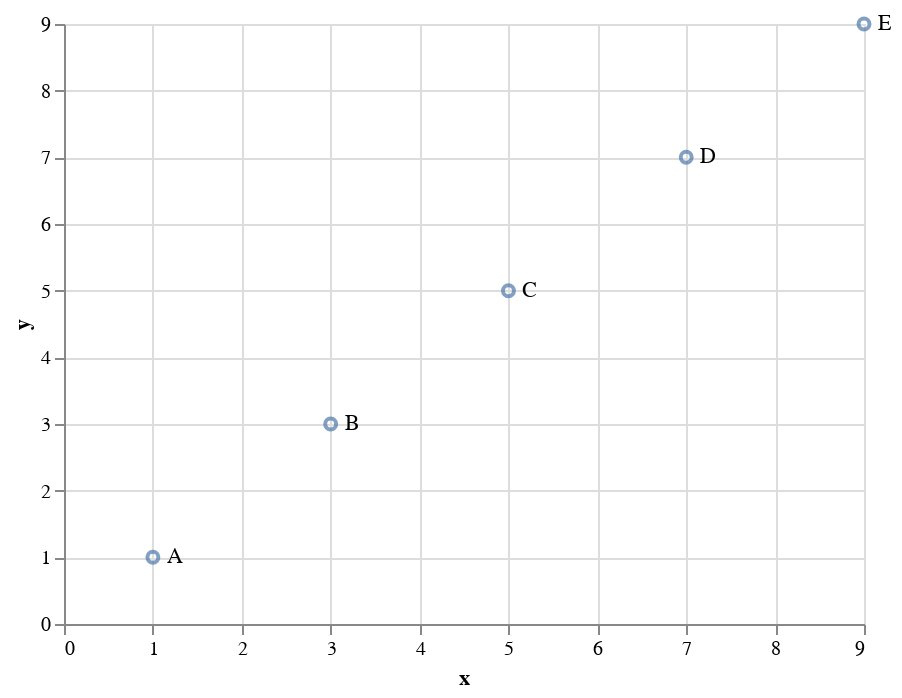

Notebook code cell kept with this figure:
### Markdown cell above
### Text and Tooltip

### Code cell
source = pd.DataFrame({
    'x': [1, 3, 5, 7, 9],
    'y': [1, 3, 5, 7, 9],
    'label': ['A', 'B', 'C', 'D', 'E']
})

points = alt.Chart(source).mark_point().encode(
    x='x:Q',
    y='y:Q',
    tooltip =['x','y'],
)

text = points.mark_text(
    align='left',
    baseline='middle',
    dx=7
).encode(
    text='label',
)

points + text

### Figure 1 — Vega-Lite specification as saved in the notebook (floating-point values rounded to 4 significant figures)
{"config": {"view": {"continuousWidth": 400, "continuousHeight": 300}}, "layer": [{"mark": "point", "encoding": {"tooltip": [{"field": "x", "type": "quantitative"}, {"field": "y", "type": "quantitative"}], "x": {"field": "x", "type": "quantitative"}, "y": {"field": "y", "type": "quantitative"}}}, {"mark": {"type": "text", "align": "left", "baseline": "middle", "dx": 7}, "encoding": {"text": {"field": "label", "type": "nominal"}, "tooltip": [{"field": "x", "type": "quantitative"}, {"field": "y", "type": "quantitative"}], "x": {"field": "x", "type": "quantitative"}, "y": {"field": "y", "type": "quantitative"}}}], "data": {"name": "data-4db6ddb6c4b049d1ba9819161e3b8018"}, "$schema": "https://vega.github.io/schema/vega-lite/v4.17.0.json", "datasets": {"data-4db6ddb6c4b049d1ba9819161e3b8018": [{"x": 1, "y": 1, "label": "A"}, {"x": 3, "y": 3, "label": "B"}, {"x": 5, "y": 5, "label": "C"}, {"x": 7, "y": 7, "label": "D"}, {"x": 9, "y": 9, "label": "E"}]}}
